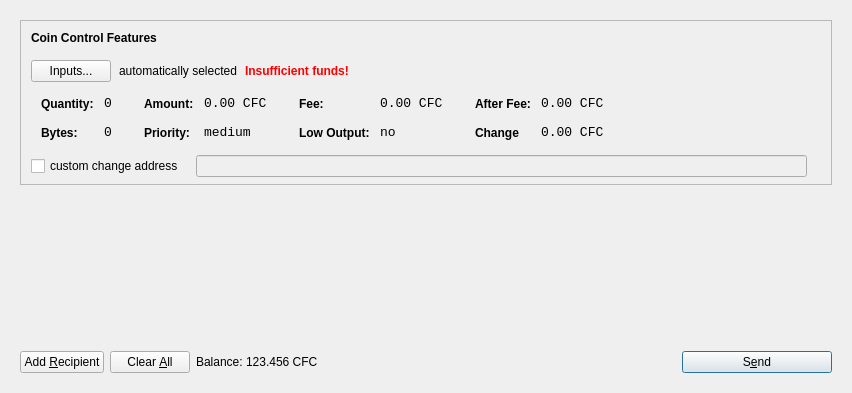
<?xml version="1.0" encoding="UTF-8"?>
<ui version="4.0">
 <class>SendCoinsDialog</class>
 <widget class="QDialog" name="SendCoinsDialog">
  <property name="geometry">
   <rect>
    <x>0</x>
    <y>0</y>
    <width>849</width>
    <height>393</height>
   </rect>
  </property>
  <property name="windowTitle">
   <string>Send Coins</string>
  </property>
  <layout class="QVBoxLayout" name="verticalLayout">
   <item>
    <widget class="QFrame" name="frameMain">
     <layout class="QVBoxLayout" name="verticalLayout_3">
      <item>
       <widget class="QFrame" name="frameCoinControl">
        <property name="sizePolicy">
         <sizepolicy hsizetype="Expanding" vsizetype="Expanding">
          <horstretch>0</horstretch>
          <verstretch>0</verstretch>
         </sizepolicy>
        </property>
        <property name="maximumSize">
         <size>
          <width>16777215</width>
          <height>16777215</height>
         </size>
        </property>
        <property name="frameShape">
         <enum>QFrame::StyledPanel</enum>
        </property>
        <property name="frameShadow">
         <enum>QFrame::Sunken</enum>
        </property>
        <layout class="QVBoxLayout" name="verticalLayoutCoinControl2">
         <property name="spacing">
          <number>6</number>
         </property>
         <property name="leftMargin">
          <number>0</number>
         </property>
         <property name="topMargin">
          <number>0</number>
         </property>
         <property name="rightMargin">
          <number>0</number>
         </property>
         <property name="bottomMargin">
          <number>6</number>
         </property>
         <item>
          <layout class="QVBoxLayout" name="verticalLayoutCoinControl" stretch="0,0,0,0,1">
           <property name="spacing">
            <number>0</number>
           </property>
           <property name="leftMargin">
            <number>10</number>
           </property>
           <property name="topMargin">
            <number>10</number>
           </property>
           <item>
            <layout class="QHBoxLayout" name="horizontalLayoutCoinControl1">
             <property name="bottomMargin">
              <number>15</number>
             </property>
             <item>
              <widget class="QLabel" name="labelCoinControlFeatures">
               <property name="sizePolicy">
                <sizepolicy hsizetype="Preferred" vsizetype="Maximum">
                 <horstretch>0</horstretch>
                 <verstretch>0</verstretch>
                </sizepolicy>
               </property>
               <property name="font">
                <font>
                 <weight>75</weight>
                 <bold>true</bold>
                </font>
               </property>
               <property name="styleSheet">
                <string notr="true">font-weight:bold;</string>
               </property>
               <property name="text">
                <string>Coin Control Features</string>
               </property>
              </widget>
             </item>
            </layout>
           </item>
           <item>
            <layout class="QHBoxLayout" name="horizontalLayoutCoinControl2" stretch="0,0,0,0">
             <property name="spacing">
              <number>8</number>
             </property>
             <property name="bottomMargin">
              <number>10</number>
             </property>
             <item>
              <widget class="QPushButton" name="pushButtonCoinControl">
               <property name="styleSheet">
                <string notr="true"/>
               </property>
               <property name="text">
                <string>Inputs...</string>
               </property>
              </widget>
             </item>
             <item>
              <widget class="QLabel" name="labelCoinControlAutomaticallySelected">
               <property name="text">
                <string>automatically selected</string>
               </property>
               <property name="margin">
                <number>5</number>
               </property>
              </widget>
             </item>
             <item>
              <widget class="QLabel" name="labelCoinControlInsuffFunds">
               <property name="font">
                <font>
                 <weight>75</weight>
                 <bold>true</bold>
                </font>
               </property>
               <property name="styleSheet">
                <string notr="true">color:red;font-weight:bold;</string>
               </property>
               <property name="text">
                <string>Insufficient funds!</string>
               </property>
               <property name="margin">
                <number>5</number>
               </property>
              </widget>
             </item>
             <item>
              <spacer name="horizontalSpacerCoinControl">
               <property name="orientation">
                <enum>Qt::Horizontal</enum>
               </property>
               <property name="sizeHint" stdset="0">
                <size>
                 <width>40</width>
                 <height>1</height>
                </size>
               </property>
              </spacer>
             </item>
            </layout>
           </item>
           <item>
            <widget class="QWidget" name="widgetCoinControl" native="true">
             <property name="sizePolicy">
              <sizepolicy hsizetype="Preferred" vsizetype="Preferred">
               <horstretch>0</horstretch>
               <verstretch>0</verstretch>
              </sizepolicy>
             </property>
             <property name="minimumSize">
              <size>
               <width>0</width>
               <height>0</height>
              </size>
             </property>
             <property name="styleSheet">
              <string notr="true"/>
             </property>
             <layout class="QHBoxLayout" name="horizontalLayoutCoinControl5">
              <property name="leftMargin">
               <number>0</number>
              </property>
              <property name="topMargin">
               <number>0</number>
              </property>
              <property name="rightMargin">
               <number>0</number>
              </property>
              <property name="bottomMargin">
               <number>0</number>
              </property>
              <item>
               <layout class="QHBoxLayout" name="horizontalLayoutCoinControl3" stretch="0,0,0,1">
                <property name="spacing">
                 <number>20</number>
                </property>
                <property name="topMargin">
                 <number>0</number>
                </property>
                <property name="bottomMargin">
                 <number>10</number>
                </property>
                <item>
                 <layout class="QFormLayout" name="formLayoutCoinControl1">
                  <property name="horizontalSpacing">
                   <number>10</number>
                  </property>
                  <property name="verticalSpacing">
                   <number>14</number>
                  </property>
                  <property name="leftMargin">
                   <number>10</number>
                  </property>
                  <property name="topMargin">
                   <number>4</number>
                  </property>
                  <property name="rightMargin">
                   <number>6</number>
                  </property>
                  <item row="0" column="0">
                   <widget class="QLabel" name="labelCoinControlQuantityText">
                    <property name="styleSheet">
                     <string notr="true">font-weight:bold;</string>
                    </property>
                    <property name="text">
                     <string>Quantity:</string>
                    </property>
                    <property name="margin">
                     <number>0</number>
                    </property>
                   </widget>
                  </item>
                  <item row="0" column="1">
                   <widget class="QLabel" name="labelCoinControlQuantity">
                    <property name="font">
                     <font>
                      <family>Monospace</family>
                      <pointsize>10</pointsize>
                     </font>
                    </property>
                    <property name="cursor">
                     <cursorShape>IBeamCursor</cursorShape>
                    </property>
                    <property name="contextMenuPolicy">
                     <enum>Qt::ActionsContextMenu</enum>
                    </property>
                    <property name="text">
                     <string>0</string>
                    </property>
                    <property name="margin">
                     <number>0</number>
                    </property>
                    <property name="textInteractionFlags">
                     <set>Qt::LinksAccessibleByMouse|Qt::TextSelectableByKeyboard|Qt::TextSelectableByMouse</set>
                    </property>
                   </widget>
                  </item>
                  <item row="1" column="0">
                   <widget class="QLabel" name="labelCoinControlBytesText">
                    <property name="styleSheet">
                     <string notr="true">font-weight:bold;</string>
                    </property>
                    <property name="text">
                     <string>Bytes:</string>
                    </property>
                   </widget>
                  </item>
                  <item row="1" column="1">
                   <widget class="QLabel" name="labelCoinControlBytes">
                    <property name="font">
                     <font>
                      <family>Monospace</family>
                      <pointsize>10</pointsize>
                     </font>
                    </property>
                    <property name="cursor">
                     <cursorShape>IBeamCursor</cursorShape>
                    </property>
                    <property name="contextMenuPolicy">
                     <enum>Qt::ActionsContextMenu</enum>
                    </property>
                    <property name="text">
                     <string>0</string>
                    </property>
                    <property name="textInteractionFlags">
                     <set>Qt::LinksAccessibleByMouse|Qt::TextSelectableByKeyboard|Qt::TextSelectableByMouse</set>
                    </property>
                   </widget>
                  </item>
                 </layout>
                </item>
                <item>
                 <layout class="QFormLayout" name="formLayoutCoinControl2">
                  <property name="horizontalSpacing">
                   <number>10</number>
                  </property>
                  <property name="verticalSpacing">
                   <number>14</number>
                  </property>
                  <property name="leftMargin">
                   <number>6</number>
                  </property>
                  <property name="topMargin">
                   <number>4</number>
                  </property>
                  <property name="rightMargin">
                   <number>6</number>
                  </property>
                  <item row="0" column="0">
                   <widget class="QLabel" name="labelCoinControlAmountText">
                    <property name="styleSheet">
                     <string notr="true">font-weight:bold;</string>
                    </property>
                    <property name="text">
                     <string>Amount:</string>
                    </property>
                    <property name="margin">
                     <number>0</number>
                    </property>
                   </widget>
                  </item>
                  <item row="0" column="1">
                   <widget class="QLabel" name="labelCoinControlAmount">
                    <property name="font">
                     <font>
                      <family>Monospace</family>
                      <pointsize>10</pointsize>
                     </font>
                    </property>
                    <property name="cursor">
                     <cursorShape>IBeamCursor</cursorShape>
                    </property>
                    <property name="contextMenuPolicy">
                     <enum>Qt::ActionsContextMenu</enum>
                    </property>
                    <property name="text">
                     <string>0.00 CFC</string>
                    </property>
                    <property name="textInteractionFlags">
                     <set>Qt::LinksAccessibleByMouse|Qt::TextSelectableByKeyboard|Qt::TextSelectableByMouse</set>
                    </property>
                   </widget>
                  </item>
                  <item row="1" column="0">
                   <widget class="QLabel" name="labelCoinControlPriorityText">
                    <property name="styleSheet">
                     <string notr="true">font-weight:bold;</string>
                    </property>
                    <property name="text">
                     <string>Priority:</string>
                    </property>
                   </widget>
                  </item>
                  <item row="1" column="1">
                   <widget class="QLabel" name="labelCoinControlPriority">
                    <property name="font">
                     <font>
                      <family>Monospace</family>
                      <pointsize>10</pointsize>
                     </font>
                    </property>
                    <property name="cursor">
                     <cursorShape>IBeamCursor</cursorShape>
                    </property>
                    <property name="contextMenuPolicy">
                     <enum>Qt::ActionsContextMenu</enum>
                    </property>
                    <property name="text">
                     <string>medium</string>
                    </property>
                    <property name="textInteractionFlags">
                     <set>Qt::LinksAccessibleByMouse|Qt::TextSelectableByKeyboard|Qt::TextSelectableByMouse</set>
                    </property>
                   </widget>
                  </item>
                 </layout>
                </item>
                <item>
                 <layout class="QFormLayout" name="formLayoutCoinControl3">
                  <property name="horizontalSpacing">
                   <number>10</number>
                  </property>
                  <property name="verticalSpacing">
                   <number>14</number>
                  </property>
                  <property name="leftMargin">
                   <number>6</number>
                  </property>
                  <property name="topMargin">
                   <number>4</number>
                  </property>
                  <property name="rightMargin">
                   <number>6</number>
                  </property>
                  <item row="0" column="0">
                   <widget class="QLabel" name="labelCoinControlFeeText">
                    <property name="styleSheet">
                     <string notr="true">font-weight:bold;</string>
                    </property>
                    <property name="text">
                     <string>Fee:</string>
                    </property>
                    <property name="margin">
                     <number>0</number>
                    </property>
                   </widget>
                  </item>
                  <item row="0" column="1">
                   <widget class="QLabel" name="labelCoinControlFee">
                    <property name="font">
                     <font>
                      <family>Monospace</family>
                      <pointsize>10</pointsize>
                     </font>
                    </property>
                    <property name="cursor">
                     <cursorShape>IBeamCursor</cursorShape>
                    </property>
                    <property name="contextMenuPolicy">
                     <enum>Qt::ActionsContextMenu</enum>
                    </property>
                    <property name="text">
                     <string>0.00 CFC</string>
                    </property>
                    <property name="textInteractionFlags">
                     <set>Qt::LinksAccessibleByMouse|Qt::TextSelectableByKeyboard|Qt::TextSelectableByMouse</set>
                    </property>
                   </widget>
                  </item>
                  <item row="1" column="0">
                   <widget class="QLabel" name="labelCoinControlLowOutputText">
                    <property name="styleSheet">
                     <string notr="true">font-weight:bold;</string>
                    </property>
                    <property name="text">
                     <string>Low Output:</string>
                    </property>
                   </widget>
                  </item>
                  <item row="1" column="1">
                   <widget class="QLabel" name="labelCoinControlLowOutput">
                    <property name="font">
                     <font>
                      <family>Monospace</family>
                      <pointsize>10</pointsize>
                     </font>
                    </property>
                    <property name="cursor">
                     <cursorShape>IBeamCursor</cursorShape>
                    </property>
                    <property name="contextMenuPolicy">
                     <enum>Qt::ActionsContextMenu</enum>
                    </property>
                    <property name="text">
                     <string>no</string>
                    </property>
                    <property name="textInteractionFlags">
                     <set>Qt::LinksAccessibleByMouse|Qt::TextSelectableByKeyboard|Qt::TextSelectableByMouse</set>
                    </property>
                   </widget>
                  </item>
                 </layout>
                </item>
                <item>
                 <layout class="QFormLayout" name="formLayoutCoinControl4">
                  <property name="horizontalSpacing">
                   <number>10</number>
                  </property>
                  <property name="verticalSpacing">
                   <number>14</number>
                  </property>
                  <property name="leftMargin">
                   <number>6</number>
                  </property>
                  <property name="topMargin">
                   <number>4</number>
                  </property>
                  <property name="rightMargin">
                   <number>6</number>
                  </property>
                  <item row="0" column="0">
                   <widget class="QLabel" name="labelCoinControlAfterFeeText">
                    <property name="styleSheet">
                     <string notr="true">font-weight:bold;</string>
                    </property>
                    <property name="text">
                     <string>After Fee:</string>
                    </property>
                    <property name="margin">
                     <number>0</number>
                    </property>
                   </widget>
                  </item>
                  <item row="0" column="1">
                   <widget class="QLabel" name="labelCoinControlAfterFee">
                    <property name="font">
                     <font>
                      <family>Monospace</family>
                      <pointsize>10</pointsize>
                     </font>
                    </property>
                    <property name="cursor">
                     <cursorShape>IBeamCursor</cursorShape>
                    </property>
                    <property name="contextMenuPolicy">
                     <enum>Qt::ActionsContextMenu</enum>
                    </property>
                    <property name="text">
                     <string>0.00 CFC</string>
                    </property>
                    <property name="textInteractionFlags">
                     <set>Qt::LinksAccessibleByMouse|Qt::TextSelectableByKeyboard|Qt::TextSelectableByMouse</set>
                    </property>
                   </widget>
                  </item>
                  <item row="1" column="0">
                   <widget class="QLabel" name="labelCoinControlChangeText">
                    <property name="styleSheet">
                     <string notr="true">font-weight:bold;</string>
                    </property>
                    <property name="text">
                     <string>Change</string>
                    </property>
                   </widget>
                  </item>
                  <item row="1" column="1">
                   <widget class="QLabel" name="labelCoinControlChange">
                    <property name="font">
                     <font>
                      <family>Monospace</family>
                      <pointsize>10</pointsize>
                     </font>
                    </property>
                    <property name="cursor">
                     <cursorShape>IBeamCursor</cursorShape>
                    </property>
                    <property name="contextMenuPolicy">
                     <enum>Qt::ActionsContextMenu</enum>
                    </property>
                    <property name="text">
                     <string>0.00 CFC</string>
                    </property>
                    <property name="textInteractionFlags">
                     <set>Qt::LinksAccessibleByMouse|Qt::TextSelectableByKeyboard|Qt::TextSelectableByMouse</set>
                    </property>
                   </widget>
                  </item>
                 </layout>
                </item>
               </layout>
              </item>
             </layout>
            </widget>
           </item>
           <item>
            <layout class="QHBoxLayout" name="horizontalLayoutCoinControl4" stretch="0,0,0">
             <property name="spacing">
              <number>12</number>
             </property>
             <property name="sizeConstraint">
              <enum>QLayout::SetDefaultConstraint</enum>
             </property>
             <property name="topMargin">
              <number>5</number>
             </property>
             <property name="rightMargin">
              <number>5</number>
             </property>
             <item>
              <widget class="QCheckBox" name="checkBoxCoinControlChange">
               <property name="text">
                <string>custom change address</string>
               </property>
              </widget>
             </item>
             <item>
              <widget class="QLineEdit" name="lineEditCoinControlChange">
               <property name="enabled">
                <bool>false</bool>
               </property>
               <property name="sizePolicy">
                <sizepolicy hsizetype="Expanding" vsizetype="Fixed">
                 <horstretch>0</horstretch>
                 <verstretch>0</verstretch>
                </sizepolicy>
               </property>
              </widget>
             </item>
             <item>
              <widget class="QLabel" name="labelCoinControlChangeLabel">
               <property name="sizePolicy">
                <sizepolicy hsizetype="Preferred" vsizetype="Expanding">
                 <horstretch>0</horstretch>
                 <verstretch>0</verstretch>
                </sizepolicy>
               </property>
               <property name="minimumSize">
                <size>
                 <width>0</width>
                 <height>0</height>
                </size>
               </property>
               <property name="text">
                <string/>
               </property>
               <property name="margin">
                <number>3</number>
               </property>
              </widget>
             </item>
            </layout>
           </item>
           <item>
            <spacer name="verticalSpacerCoinControl">
             <property name="orientation">
              <enum>Qt::Vertical</enum>
             </property>
             <property name="sizeHint" stdset="0">
              <size>
               <width>800</width>
               <height>1</height>
              </size>
             </property>
            </spacer>
           </item>
          </layout>
         </item>
        </layout>
       </widget>
      </item>
      <item>
       <widget class="QScrollArea" name="scrollArea">
        <property name="frameShape">
         <enum>QFrame::NoFrame</enum>
        </property>
        <property name="widgetResizable">
         <bool>true</bool>
        </property>
        <widget class="QWidget" name="scrollAreaWidgetContents">
         <property name="geometry">
          <rect>
           <x>0</x>
           <y>0</y>
           <width>813</width>
           <height>148</height>
          </rect>
         </property>
         <layout class="QVBoxLayout" name="verticalLayout_2">
          <property name="leftMargin">
           <number>0</number>
          </property>
          <property name="topMargin">
           <number>0</number>
          </property>
          <property name="rightMargin">
           <number>0</number>
          </property>
          <property name="bottomMargin">
           <number>0</number>
          </property>
          <item>
           <layout class="QVBoxLayout" name="entries">
            <property name="spacing">
             <number>6</number>
            </property>
           </layout>
          </item>
          <item>
           <spacer name="verticalSpacer">
            <property name="orientation">
             <enum>Qt::Vertical</enum>
            </property>
            <property name="sizeHint" stdset="0">
             <size>
              <width>20</width>
              <height>40</height>
             </size>
            </property>
           </spacer>
          </item>
         </layout>
        </widget>
       </widget>
      </item>
      <item>
       <layout class="QHBoxLayout" name="horizontalLayout">
        <item>
         <widget class="QPushButton" name="addButton">
          <property name="toolTip">
           <string>Send to multiple recipients at once</string>
          </property>
          <property name="text">
           <string>Add &amp;Recipient</string>
          </property>
          <property name="icon">
           <iconset resource="../coffeecoin.qrc">
            <normaloff>:/icons/add</normaloff>:/icons/add</iconset>
          </property>
          <property name="autoDefault">
           <bool>false</bool>
          </property>
         </widget>
        </item>
        <item>
         <widget class="QPushButton" name="clearButton">
          <property name="sizePolicy">
           <sizepolicy hsizetype="Minimum" vsizetype="Fixed">
            <horstretch>0</horstretch>
            <verstretch>0</verstretch>
           </sizepolicy>
          </property>
          <property name="toolTip">
           <string>Remove all transaction fields</string>
          </property>
          <property name="text">
           <string>Clear &amp;All</string>
          </property>
          <property name="icon">
           <iconset resource="../coffeecoin.qrc">
            <normaloff>:/icons/remove</normaloff>:/icons/remove</iconset>
          </property>
          <property name="autoRepeatDelay">
           <number>300</number>
          </property>
          <property name="autoDefault">
           <bool>false</bool>
          </property>
         </widget>
        </item>
        <item>
         <layout class="QHBoxLayout" name="horizontalLayout_2">
          <property name="spacing">
           <number>3</number>
          </property>
          <item>
           <widget class="QLabel" name="label">
            <property name="sizePolicy">
             <sizepolicy hsizetype="Preferred" vsizetype="Fixed">
              <horstretch>0</horstretch>
              <verstretch>0</verstretch>
             </sizepolicy>
            </property>
            <property name="text">
             <string>Balance:</string>
            </property>
           </widget>
          </item>
          <item>
           <widget class="QLabel" name="labelBalance">
            <property name="sizePolicy">
             <sizepolicy hsizetype="Preferred" vsizetype="Fixed">
              <horstretch>0</horstretch>
              <verstretch>0</verstretch>
             </sizepolicy>
            </property>
            <property name="cursor">
             <cursorShape>IBeamCursor</cursorShape>
            </property>
            <property name="text">
             <string>123.456 CFC</string>
            </property>
            <property name="textInteractionFlags">
             <set>Qt::LinksAccessibleByMouse|Qt::TextSelectableByKeyboard|Qt::TextSelectableByMouse</set>
            </property>
           </widget>
          </item>
         </layout>
        </item>
        <item>
         <spacer name="horizontalSpacer">
          <property name="orientation">
           <enum>Qt::Horizontal</enum>
          </property>
          <property name="sizeHint" stdset="0">
           <size>
            <width>40</width>
            <height>20</height>
           </size>
          </property>
         </spacer>
        </item>
        <item>
         <widget class="QPushButton" name="sendButton">
          <property name="minimumSize">
           <size>
            <width>150</width>
            <height>0</height>
           </size>
          </property>
          <property name="toolTip">
           <string>Confirm the send action</string>
          </property>
          <property name="text">
           <string>S&amp;end</string>
          </property>
          <property name="icon">
           <iconset resource="../coffeecoin.qrc">
            <normaloff>:/icons/send</normaloff>:/icons/send</iconset>
          </property>
          <property name="default">
           <bool>true</bool>
          </property>
         </widget>
        </item>
       </layout>
      </item>
     </layout>
     <zorder>scrollArea</zorder>
     <zorder>frameCoinControl</zorder>
     <zorder></zorder>
    </widget>
   </item>
  </layout>
 </widget>
 <resources>
  <include location="../coffeecoin.qrc"/>
 </resources>
 <connections/>
</ui>
